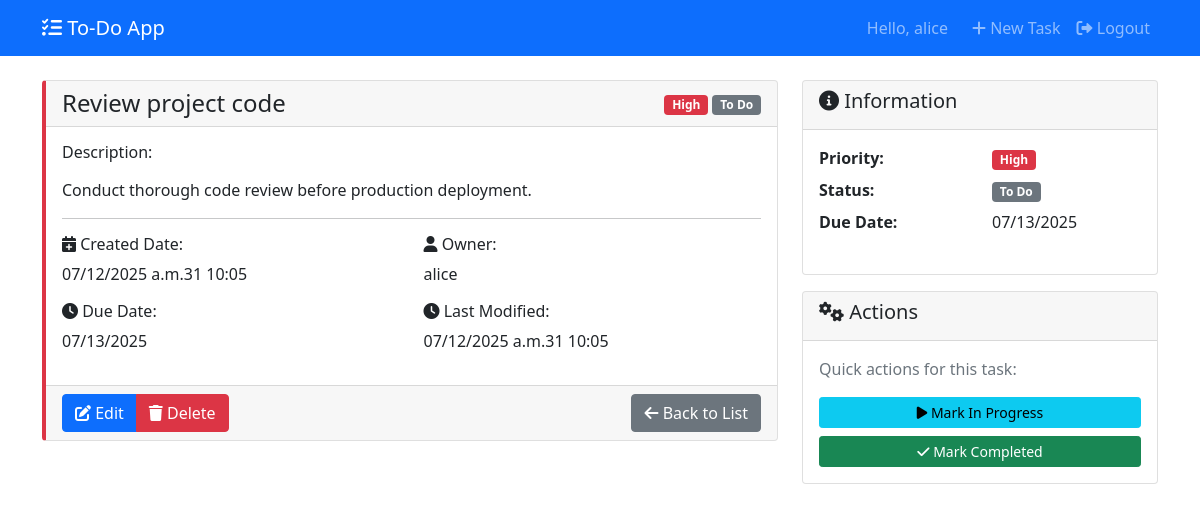
Page /task/3/ (signed in) on the committed database.
### tasks/models.py (models this page shows, shortened)
class Task(models.Model):
    PRIORITY_CHOICES = [
        ('low', 'Low'),
        ('normal', 'Normal'),
        ('high', 'High'),
    ]
    STATUS_CHOICES = [
        ('todo', 'To Do'),
        ('in_progress', 'In Progress'),
        ('completed', 'Completed'),
    ]
    user = models.ForeignKey(
        User,
        on_delete=models.CASCADE,
        verbose_name="User",
        help_text="Task owner"
    )
    title = models.CharField(
        max_length=255,
        verbose_name="Title",
        help_text="Task title"
    )
    description = models.TextField(
        blank=True,
        null=True,
        verbose_name="Description",
        help_text="Detailed task description (optional)"
    )
    priority = models.CharField(
        max_length=10,
        choices=PRIORITY_CHOICES,
        default='normal',
        verbose_name="Priority",
        help_text="Task priority level"
    )
    due_date = models.DateField(
        blank=True,
        null=True,
        verbose_name="Due Date",
        help_text="Task deadline (optional)"
    )
    status = models.CharField(
        max_length=15,
        choices=STATUS_CHOICES,
        default='todo',
        verbose_name="Status",
        help_text="Task progress status"
    )
    created_date = models.DateTimeField(
        auto_now_add=True,
        verbose_name="Created Date"
    )
    modified_date = models.DateTimeField(
        auto_now=True,
        verbose_name="Modified Date"
    )
    class Meta:
        verbose_name = "Task"
        verbose_name_plural = "Tasks"
        ordering = ['-created_date']

### tasks/views.py (the view)
# urls.py: path('task/<int:pk>/', views.TaskDetailView.as_view(), name='task_detail'),
class TaskDetailView(LoginRequiredMixin, DetailView):
    model = Task
    template_name = 'tasks/task_detail.html'
    context_object_name = 'task'
    login_url = reverse_lazy('login')
    def get_queryset(self):
        return Task.objects.filter(user=self.request.user)

### templates/tasks/task_detail.html (shortened to what this page needs)
{% extends 'base.html' %}
{% block content %}
<div class="row">
    <div class="col-md-8">
        <div class="card priority-{{ task.priority }}">
            <div class="card-header d-flex justify-content-between align-items-center">
                <h4 class="mb-0 {% if task.status == 'completed' %}status-completed{% endif %}">
                    {{ task.title }}
                </h4>
                <div>
                    <span class="badge bg-{% if task.priority == 'high' %}danger{% elif task.priority == 'normal' %}warning{% else %}success{% endif %}">
                        {{ task.get_priority_display }}
                    </span>
                    <span class="badge bg-{% if task.status == 'completed' %}success{% elif task.status == 'in_progress' %}info{% else %}secondary{% endif %}">
                        {{ task.get_status_display }}
                    </span>
                </div>
            </div>
            <div class="card-body {% if task.status == 'completed' %}status-completed{% endif %}">
                {% if task.description %}
                    <h6>Description:</h6>
                    <p class="card-text">{{ task.description|linebreaks }}</p>
                {% else %}
                    <p class="text-muted"><em>No description provided</em></p>
                {% endif %}
                <hr>
                <div class="row">
                    <div class="col-md-6">
                        <h6><i class="fas fa-calendar-plus"></i> Created Date:</h6>
                        <p>{{ task.created_date|date:"m/d/Y at H:i" }}</p>
                        {% if task.due_date %}
                            <h6><i class="fas fa-clock"></i> Due Date:</h6>
                            <p class="{% if task.due_date < today and task.status != 'completed' %}text-danger{% endif %}">
                                {{ task.due_date|date:"m/d/Y" }}
                            </p>
                        {% endif %}
                    </div>
                    <div class="col-md-6">
                        <h6><i class="fas fa-user"></i> Owner:</h6>
                        <p>{{ task.user.username }}</p>
                        <h6><i class="fas fa-clock"></i> Last Modified:</h6>
                        <p>{{ task.modified_date|date:"m/d/Y at H:i" }}</p>
                    </div>
                </div>
            </div>
            <div class="card-footer">
                <div class="btn-group">
                    <a href="{% url 'task_update' task.pk %}" class="btn btn-primary">
                        <i class="fas fa-edit"></i> Edit
                    </a>
                    <a href="{% url 'task_delete' task.pk %}" class="btn btn-danger">
                        <i class="fas fa-trash"></i> Delete
                    </a>
                </div>
                <a href="{% url 'task_list' %}" class="btn btn-secondary float-end">
                    <i class="fas fa-arrow-left"></i> Back to List
                </a>
            </div>
        </div>
    </div>
    <div class="col-md-4">
        <div class="card">
            <div class="card-header">
                <h5><i class="fas fa-info-circle"></i> Information</h5>
            </div>
            <div class="card-body">
                <dl class="row">
                    <dt class="col-sm-6">Priority:</dt>
                    <dd class="col-sm-6">
                        <span class="badge bg-{% if task.priority == 'high' %}danger{% elif task.priority == 'normal' %}warning{% else %}success{% endif %}">
                            {{ task.get_priority_display }}
                        </span>
                    </dd>
                    <dt class="col-sm-6">Status:</dt>
                    <dd class="col-sm-6">
                        <span class="badge bg-{% if task.status == 'completed' %}success{% elif task.status == 'in_progress' %}info{% else %}secondary{% endif %}">
                            {{ task.get_status_display }}
                        </span>
                    </dd>
                    {% if task.due_date %}
                        <dt class="col-sm-6">Due Date:</dt>
                        <dd class="col-sm-6">{{ task.due_date|date:"m/d/Y" }}</dd>
                    {% endif %}
                </dl>
            </div>
        </div>
        <div class="card mt-3">
            <div class="card-header">
                <h5><i class="fas fa-cogs"></i> Actions</h5>
            </div>
            <div class="card-body">
                {% if task.status != 'completed' %}
                    <p class="text-muted">Quick actions for this task:</p>
                    {% if task.status == 'todo' %}
                        <a href="{% url 'task_update' task.pk %}" class="btn btn-info btn-sm w-100 mb-2">
                            <i class="fas fa-play"></i> Mark In Progress
                        </a>
                    {% endif %}
                    <a href="{% url 'task_update' task.pk %}" class="btn btn-success btn-sm w-100">
                        <i class="fas fa-check"></i> Mark Completed
                    </a>
                {% else %}
                    <p class="text-success">
                        <i class="fas fa-check-circle"></i> Task completed!
                    </p>
                {% endif %}
            </div>
        </div>
    </div>
</div>
{% endblock %}

### templates/base.html (shortened to what this page needs)
<!DOCTYPE html>
<html lang="en">
<head>
    <link href="https://cdn.jsdelivr.net/npm/bootstrap@5.1.3/dist/css/bootstrap.min.css" rel="stylesheet">
    <link href="https://cdnjs.cloudflare.com/ajax/libs/font-awesome/6.0.0/css/all.min.css" rel="stylesheet">
</head>
<body>
    <nav class="navbar navbar-expand-lg navbar-dark bg-primary">
        <div class="container">
            <a class="navbar-brand" href="{% url 'task_list' %}">
                <i class="fas fa-tasks"></i> To-Do App
            </a>
            {% if user.is_authenticated %}
                <div class="navbar-nav ms-auto">
                    <span class="navbar-text me-3">
                        Hello, {{ user.username }}
                    </span>
                    <a class="nav-link" href="{% url 'task_create' %}">
                        <i class="fas fa-plus"></i> New Task
                    </a>
                    <a class="nav-link" href="{% url 'logout' %}">
                        <i class="fas fa-sign-out-alt"></i> Logout
                    </a>
                </div>
            {% endif %}
        </div>
    </nav>
    <div class="container mt-4">
        {% block content %}
        {% endblock %}
    </div>
</body>
</html>

### templates/base.html (style rules this page uses)
.priority-high { border-left: 4px solid #dc3545; }

### rows in the picture
Task: title "Review project code", priority "High", status "To Do", description "Conduct thorough code review before production deployment.", created_date "07/12/2025 a.m.31 10:05", due_date "07/13/2025", user.username "alice", modified_date "07/12/2025 a.m.31 10:05"

### other values in the picture
{{ user.username }} "alice"
